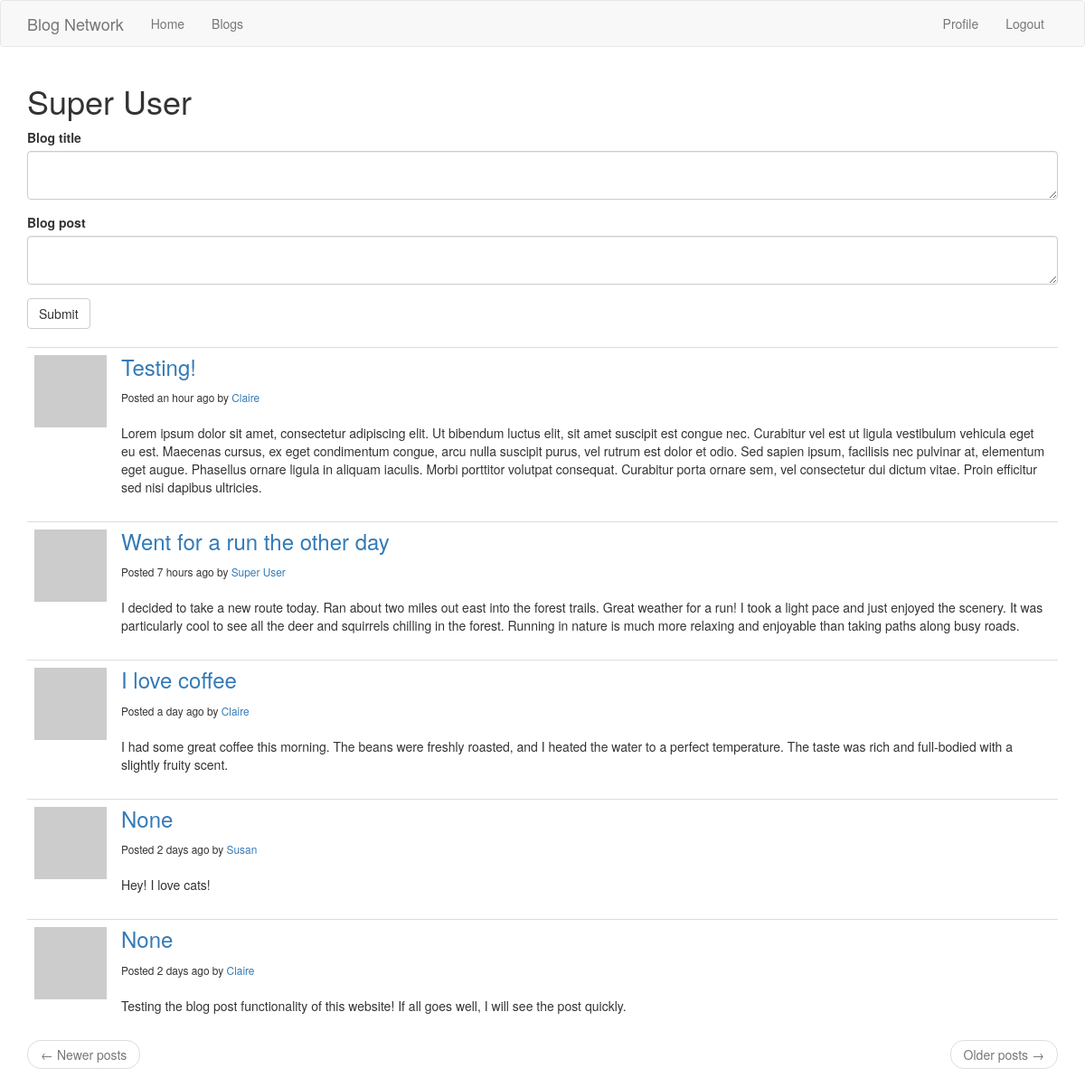
Page /index (signed in) on the committed database.
### main/models.py (models this page shows, shortened)
class User(UserMixin, db.Model):
    id = db.Column(db.Integer, primary_key=True)
    username = db.Column(db.Text(), index=True, unique=True)
    email = db.Column(db.Text(), index=True, unique=True)
    password_hash = db.Column(db.Text())
    posts = db.relationship('Post', backref='author', lazy='dynamic')
    comments = db.relationship('Comment', backref='author', lazy='dynamic')
    about_me = db.Column(db.Text())
    last_seen = db.Column(db.DateTime, default=datetime.utcnow)
    followed = db.relationship(
        'User', secondary=followers,
        primaryjoin=(followers.c.follower_id == id),
        secondaryjoin=(followers.c.followed_id == id),
        backref=db.backref('followers', lazy='dynamic'), lazy='dynamic')
    def avatar(self, size):
        digest = md5(self.email.lower().encode('utf-8')).hexdigest()
        return 'https://www.gravatar.com/avatar/{}?d=identicon&s={}'.format(
            digest, size)
    def followed_posts(self):
        followed = Post.query.join(
            followers, (followers.c.followed_id == Post.user_id)).filter(
                followers.c.follower_id == self.id)
        own = Post.query.filter_by(user_id=self.id)
        return followed.union(own).order_by(Post.timestamp.desc())

class Post(db.Model):
    id = db.Column(db.Integer, primary_key=True)
    body = db.Column(db.Text())
    title = db.Column(db.Text())
    comments = db.relationship('Comment', backref='source', lazy='dynamic')
    timestamp = db.Column(db.DateTime, index=True, default=datetime.utcnow)
    user_id = db.Column(db.Integer, db.ForeignKey('user.id'))

### main/urls.py (the view)
@blog.route('/', methods=['GET', 'POST'])
@blog.route('/index', methods=['GET', 'POST'])
@login_required
def index():
    form = PostForm()
    if form.validate_on_submit():
        post = Post(body=form.post.data, title=form.title.data, author=current_user)
        db.session.add(post)
        db.session.commit()
        flash('Blog post successful.')
        return redirect(url_for('index'))
    page = request.args.get('page', 1, type=int)
    posts = current_user.followed_posts().paginate(
        page, blog.config['POSTS_PER_PAGE'], False)
    next_url = url_for('index', page=posts.next_num) \
        if posts.has_next else None
    prev_url = url_for('index', page=posts.prev_num) \
        if posts.has_prev else None
    return render_template('index.html', title='Home', form=form,
                           posts=posts.items, next_url=next_url,
                           prev_url=prev_url)

### main/forms.py
class PostForm(FlaskForm):
    title = TextAreaField('Blog title', validators=[
        DataRequired(), Length(min=1, max=280)])
    post = TextAreaField('Blog post', validators=[
        DataRequired(), Length(min=1, max=20000)])
    submit = SubmitField('Submit')

### main/models.py (called while the page is built)
@login.user_loader
def load_user(id):
    return User.query.get(int(id))

### main/urls.py (called while the page is built)
@blog.before_request
def before_request():
    if current_user.is_authenticated:
        current_user.last_seen = datetime.utcnow()
        db.session.commit()

### main/templates/index.html
{% extends "base.html" %}
{% import 'bootstrap/wtf.html' as wtf %}
{% block blog_content %}
    {% if current_user %}
    <h1>{{ current_user.username }}</h1>
    {% endif %}
    {% if form %}
    {{ wtf.quick_form(form) }}
    <br>
    {% endif %}
    {% for post in posts %}
        {% include 'post.html' %}
    {% endfor %}
    <nav aria-label="...">
        <ul class="pager">
            <li class="previous{% if not prev_url %} disabled{% endif %}">
                <a href="{{ prev_url or '#' }}">
                    <span aria-hidden="true">&larr;</span> Newer posts
                </a>
            </li>
            <li class="next{% if not next_url %} disabled{% endif %}">
                <a href="{{ next_url or '#' }}">
                    Older posts <span aria-hidden="true">&rarr;</span>
                </a>
            </li>
        </ul>
    </nav>
{% endblock %}

### main/templates/post.html
<table class="table table-hover">
    <tr>
        <td width="70px">
            <a href="{{ url_for('user', username=post.author.username) }}">
                <img src="{{ post.author.avatar(70) }}" />
            </a>
        </td>
        <td>
            <h3 style="margin-top: 0px">
                <a href="{{ url_for('post', id=post.id) }}">
                    {{ post.title }}
                </a>
            </h3>
            <small>
            Posted {{ moment(post.timestamp).fromNow() }} by
            <a href="{{ url_for('user', username=post.author.username) }}">
                {{ post.author.username }}
            </a>
            </small>
            <br>
            <br>
            {{ post.body }}
        </td>
    </tr>
</table>

### rows in the picture
User: username "Super User"
Post: title "Testing!", timestamp "an hour ago", author.username "Claire", body "Lorem ipsum dolor sit amet, consectetur adipiscing elit. Ut bibendum luctus elit, sit amet suscipit est congue nec. Curabitur vel est ut ligula vestibulum vehicula eget eu est. Maecenas cursus, ex eget condimentum congue, arcu nulla suscipit purus, vel rutrum est dolor et odio. Sed sapien ipsum, facilisis nec pulvinar at, elementum eget augue. Phasellus ornare ligula in aliquam iaculis. Morbi porttitor volutpat consequat. Curabitur porta ornare sem, vel consectetur dui dictum vitae. Proin efficitur sed nisi dapibus ultricies."
Post: title "Went for a run the other day", timestamp "7 hours ago", author.username "Super User", body "I decided to take a new route today. Ran about two miles out east into the forest trails. Great weather for a run! I took a light pace and just enjoyed the scenery. It was particularly cool to see all the deer and squirrels chilling in the forest. Running in nature is much more relaxing and enjoyable than taking paths along busy roads."
Post: title "I love coffee", timestamp "a day ago", author.username "Claire", body "I had some great coffee this morning. The beans were freshly roasted, and I heated the water to a perfect temperature. The taste was rich and full-bodied with a slightly fruity scent."
Post: title "None", timestamp "2 days ago", author.username "Susan", body "Hey! I love cats!"
Post: title "None", timestamp "2 days ago", author.username "Claire", body "Testing the blog post functionality of this website! If all goes well, I will see the post quickly."
